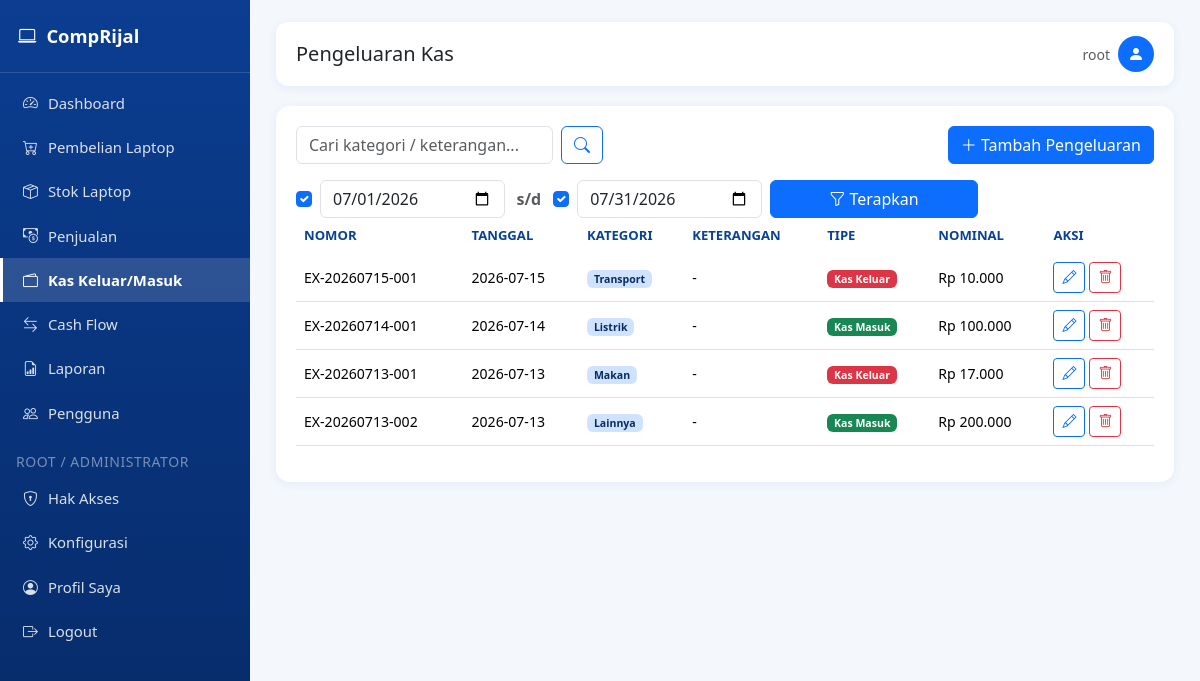
/pengeluaran (signed in), run on an earlier commit of the app's database.
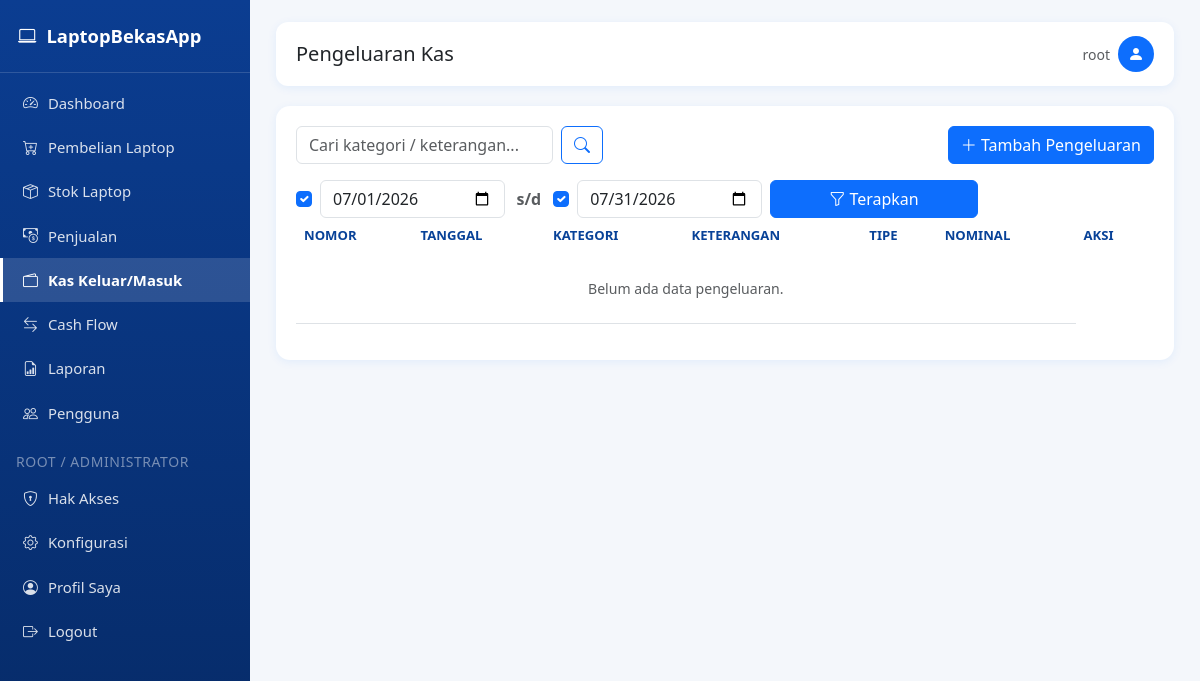
And on a later commit of the database.
### tables this page shows
CREATE TABLE settings (
            key TEXT PRIMARY KEY,
            value TEXT
        );

CREATE TABLE pengeluaran (
            id INTEGER PRIMARY KEY AUTOINCREMENT,
            nomor TEXT UNIQUE NOT NULL,
            tanggal TEXT NOT NULL,
            kategori TEXT,
            keterangan TEXT,
            nominal REAL DEFAULT 0,
            tipe TEXT NOT NULL,
            created_at TEXT DEFAULT CURRENT_TIMESTAMP
        );

### app.py (the view)
@app.route("/pengeluaran")
@page_required("pengeluaran")
def pengeluaran_list():
    q = request.args.get("q", "").strip()
    use_start, use_end, start_date, end_date = get_period_range()
    conn = get_db_connection()
    base = "SELECT * FROM pengeluaran WHERE 1=1"
    params = []
    if q:
        like = f"%{q}%"
        base += " AND (kategori LIKE ? OR keterangan LIKE ? OR nomor LIKE ?)"
        params.extend([like, like, like])
    if start_date:
        base += " AND tanggal >= ?"
        params.append(start_date)
    if end_date:
        base += " AND tanggal <= ?"
        params.append(end_date)
    base += " ORDER BY tanggal DESC"
    rows = conn.execute(base, params).fetchall()
    conn.close()
    return render_template("pengeluaran_list.html", rows=rows, q=q, kategori_list=KATEGORI_PENGELUARAN, use_start=use_start, use_end=use_end, start_date=start_date, end_date=end_date)

### app.py (called while the page is built)
def page_required(page_key):
    def wrapper(f):
        @wraps(f)
        def decorated(*args, **kwargs):
            if "user_id" not in session:
                flash("Silakan login terlebih dahulu.", "warning")
                return redirect(url_for("login"))
            if not has_page_access(session["user_id"], session.get("role"), page_key):
                flash("Anda tidak memiliki hak akses ke halaman ini. Hubungi administrator.", "danger")
                return redirect(url_for("dashboard"))
            return f(*args, **kwargs)
        return decorated
    return wrapper

def can_access_page(page_key: str) -> bool:
    if "user_id" not in session:
        return False
    if page_key in {"konfigurasi", "hak_akses"}:
        return session.get("role") in ("root", "administrator")
    return has_page_access(session["user_id"], session.get("role"), page_key)

@app.context_processor
def inject_globals():
    return {
        "rp": reports.rp,
        "current_year": datetime.now().year,
        "now_date": datetime.now().strftime("%Y-%m-%d"),
        "app_settings": get_all_settings(),
        "can_access_page": can_access_page,
    }

### templates/pengeluaran_list.html (shortened to what this page needs)
{% extends "base.html" %}
{% block page_title %}Pengeluaran Kas{% endblock %}
{% block content %}
<div class="card-panel">
    <div class="d-flex flex-wrap justify-content-between align-items-center gap-2 mb-3">
        <form class="d-flex gap-2" method="GET">
            <input type="text" class="form-control" name="q" value="{{ q }}" placeholder="Cari kategori / keterangan...">
            <button class="btn btn-outline-primary"><i class="bi bi-search"></i></button>
        </form>
        <a href="{{ url_for('pengeluaran_tambah') }}" class="btn btn-primary">
            <i class="bi bi-plus-lg"></i> Tambah Pengeluaran
        </a>
    </div>
    {% include "_filter_periode.html" %}
    <div class="table-responsive">
        <table class="table table-hover align-middle">
            <thead>
                <tr>
                    <th>Nomor</th>
                    <th>Tanggal</th>
                    <th>Kategori</th>
                    <th>Keterangan</th>
                    <th>Tipe</th>
                    <th>Nominal</th>
                    <th class="no-print">Aksi</th>
                </tr>
            </thead>
            <tbody>
                {% for r in rows %}
                <tr>
                    <td>{{ r.nomor }}</td>
                    <td>{{ r.tanggal }}</td>
                    <td><span class="badge bg-primary-subtle text-primary-emphasis">{{ r.kategori }}</span></td>
                    <td>{{ r.keterangan or '-' }}</td>
                    <td>
                        {% if r.tipe == 'masuk' %}
                            <span class="badge bg-success">Kas Masuk</span>
                        {% else %}
                            <span class="badge bg-danger">Kas Keluar</span>
                        {% endif %}
                    </td>
                    <td>{{ rp(r.nominal) }}</td>
                    <td class="no-print">
                        <div class="d-flex gap-1">
                            <a href="{{ url_for('pengeluaran_edit', id=r.id) }}" class="btn btn-sm btn-outline-primary" title="Edit"><i class="bi bi-pencil"></i></a>
                            <form method="POST" action="{{ url_for('pengeluaran_hapus', id=r.id) }}" onsubmit="return confirmDelete(this)">
                                <button class="btn btn-sm btn-outline-danger" title="Hapus"><i class="bi bi-trash"></i></button>
                            </form>
                        </div>
                    </td>
                </tr>
                {% else %}
                <tr><td colspan="6" class="text-center text-muted py-4">Belum ada data pengeluaran.</td></tr>
                {% endfor %}
            </tbody>
        </table>
    </div>
</div>
{% endblock %}

### templates/base.html (shortened to what the changed rows need)
<!DOCTYPE html>
<html lang="id">
<head>
    <link href="{{ url_for('static', filename='css/bootstrap.min.css') }}" rel="stylesheet">
    <link href="{{ url_for('static', filename='css/bootstrap-icons.css') }}" rel="stylesheet">
    <link href="{{ url_for('static', filename='css/style.css') }}" rel="stylesheet">
</head>
<body>
    <nav class="sidebar" id="sidebar">
        <div class="brand">
            <i class="bi bi-laptop"></i>
            <span>{{ app_settings.app_title }}</span>
        </div>
    </nav>
    <div class="main-content">
        {% block content %}{% endblock %}
    </div>
</body>
</html>

What changed in the data, as far as the page shows it:
removed pengeluaran: nomor "EX-20260715-001", tanggal "2026-07-15", kategori "Transport", keterangan "-", tipe "Kas Keluar", nominal "Rp 10.000"
removed pengeluaran: nomor "EX-20260714-001", tanggal "2026-07-14", kategori "Listrik", keterangan "-", tipe "Kas Masuk", nominal "Rp 100.000"
no longer on this page (row edited): pengeluaran: nomor "EX-20260713-001", tanggal "2026-07-13", kategori "Makan", keterangan "-", tipe "Kas Keluar", nominal "Rp 17.000"
no longer on this page (row edited): pengeluaran: nomor "EX-20260713-002", tanggal "2026-07-13", kategori "Lainnya", keterangan "-", tipe "Kas Masuk", nominal "Rp 200.000"
changed settings: app_title "CompRijal" → "LaptopBekasApp"
Also different on the page:
text now shown: "Belum ada data pengeluaran."
